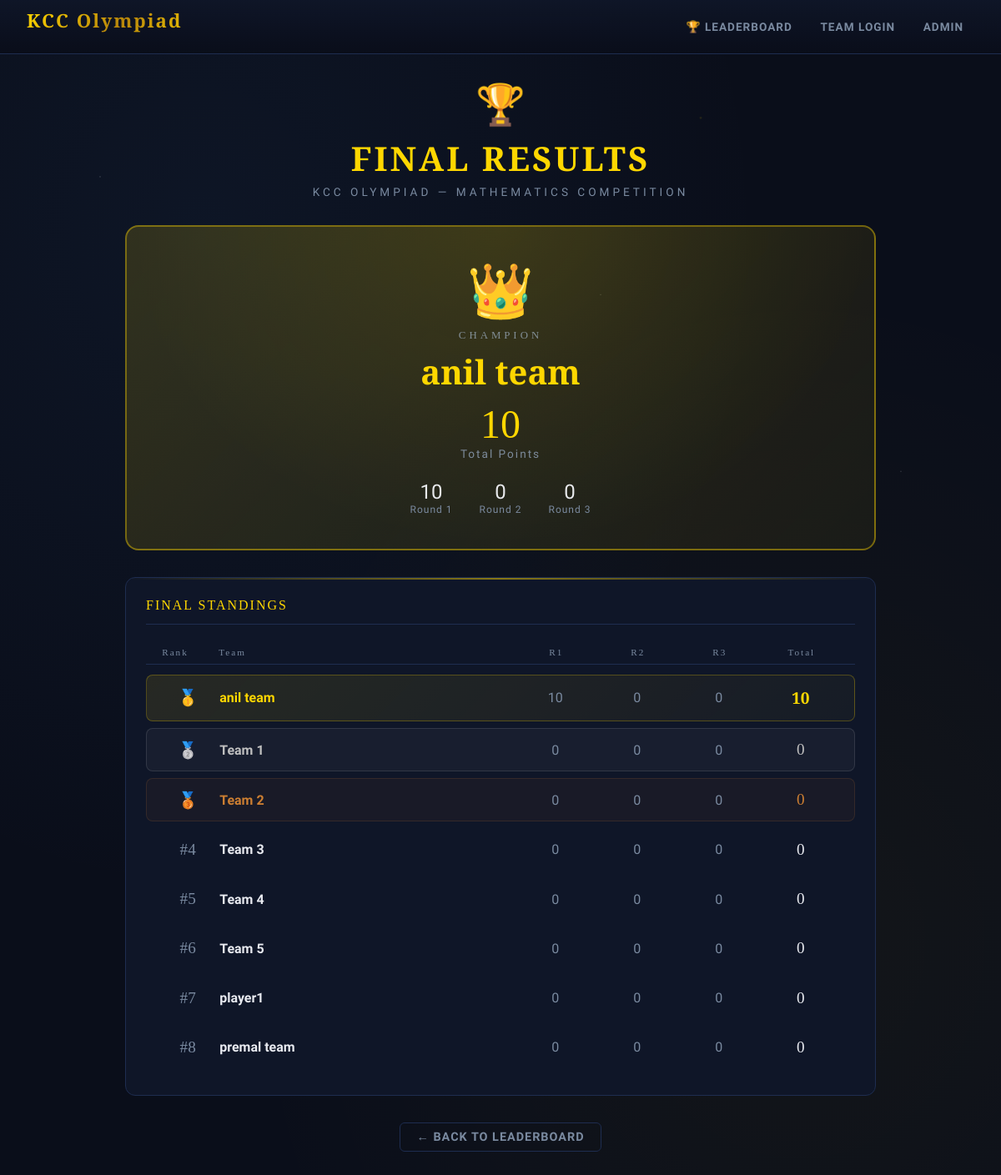
The app's page /results/ with its own data.
### myapp/models.py (models this page shows, shortened)
class Team(models.Model):
    name = models.CharField(max_length=100, unique=True)
    token = models.CharField(max_length=64, unique=True)
    is_active = models.BooleanField(default=True)
    created_at = models.DateTimeField(auto_now_add=True)
    def get_round_score(self, round_num):
        return sum(s.points for s in self.scores.filter(round=round_num))

### myapp/views.py (the view)
# urls.py: path('results/', views.final_results, name='final_results'),
def final_results(request):
    settings = CompetitionSettings.get_settings()
    teams = Team.objects.filter(is_active=True)
    leaderboard = []
    for team in teams:
        r1 = team.get_round_score(1)
        r2 = team.get_round_score(2)
        r3 = team.get_round_score(3)
        total = r1 + r2 + r3
        leaderboard.append({
            'team': team,
            'round1': r1,
            'round2': r2,
            'round3': r3,
            'total': total,
        })
    leaderboard.sort(key=lambda x: x['total'], reverse=True)
    for i, entry in enumerate(leaderboard):
        entry['rank'] = i + 1
    return render(request, 'final_results.html', {
        'leaderboard': leaderboard,
        'settings': settings,
        'winner': leaderboard[0] if leaderboard else None,
    })

### myapp/models.py (called while the page is built)
    @classmethod
    def get_settings(cls):
        obj, _ = cls.objects.get_or_create(pk=1)
        return obj

### myapp/templates/final_results.html (shortened to what this page needs)
{% extends 'base.html' %}
{% block content %}
<div style="max-width:900px;margin:0 auto;position:relative;z-index:1;">
  <div style="text-align:center;margin-bottom:2rem;">
    <div style="font-size:3rem;margin-bottom:0.5rem;">🏆</div>
    <h1 style="font-family:'Cinzel',serif;font-size:2.5rem;color:var(--gold);letter-spacing:3px;">FINAL RESULTS</h1>
    <p style="color:var(--muted);letter-spacing:4px;font-size:0.85rem;margin-top:0.3rem;">KCC OLYMPIAD — MATHEMATICS COMPETITION</p>
  </div>
  {% if winner %}
  <div class="winner-card">
    <div style="font-size:4rem;margin-bottom:0.5rem;">👑</div>
    <div style="font-family:'Cinzel',serif;font-size:0.8rem;letter-spacing:4px;color:var(--muted);text-transform:uppercase;margin-bottom:0.5rem;">Champion</div>
    <div style="font-family:'Cinzel',serif;font-size:2.5rem;font-weight:900;color:var(--gold);margin-bottom:0.5rem;">
      {{ winner.team.name }}
    </div>
    <div style="font-family:'Cinzel',serif;font-size:3rem;color:var(--gold);">{{ winner.total }}</div>
    <div style="color:var(--muted);font-size:0.85rem;letter-spacing:2px;">Total Points</div>
    <div style="display:flex;justify-content:center;gap:2rem;margin-top:1.5rem;">
      <div style="text-align:center;">
        <div style="font-size:1.5rem;color:var(--text);">{{ winner.round1 }}</div>
        <div style="font-size:0.75rem;color:var(--muted);letter-spacing:1px;">Round 1</div>
      </div>
      <div style="text-align:center;">
        <div style="font-size:1.5rem;color:var(--text);">{{ winner.round2 }}</div>
        <div style="font-size:0.75rem;color:var(--muted);letter-spacing:1px;">Round 2</div>
      </div>
      <div style="text-align:center;">
        <div style="font-size:1.5rem;color:var(--text);">{{ winner.round3 }}</div>
        <div style="font-size:0.75rem;color:var(--muted);letter-spacing:1px;">Round 3</div>
      </div>
    </div>
  </div>
  {% endif %}
  <div class="card">
    <div class="card-header">Final Standings</div>
    <div style="display:grid;grid-template-columns:60px 1fr repeat(4,90px);gap:0.5rem;
      padding:0.5rem 1.2rem;font-size:0.7rem;letter-spacing:2px;color:var(--muted);
      border-bottom:1px solid var(--border);margin-bottom:0.75rem;font-family:'Cinzel',serif;">
      <div>Rank</div><div>Team</div>
      <div style="text-align:center;">R1</div>
      <div style="text-align:center;">R2</div>
      <div style="text-align:center;">R3</div>
      <div style="text-align:center;">Total</div>
    </div>
    {% for entry in leaderboard %}
    <div class="podium-row" style="
      {% if entry.rank == 1 %}background:linear-gradient(135deg,rgba(255,215,0,0.1),rgba(255,215,0,0.03));border:1px solid rgba(255,215,0,0.25);
      {% elif entry.rank == 2 %}background:rgba(192,192,192,0.05);border:1px solid rgba(192,192,192,0.15);
      {% elif entry.rank == 3 %}background:rgba(205,127,50,0.05);border:1px solid rgba(205,127,50,0.15);
      {% else %}border:1px solid transparent;{% endif %}">
      <div style="font-family:'Cinzel',serif;font-size:1.2rem;text-align:center;">
        {% if entry.rank == 1 %}🥇
        {% elif entry.rank == 2 %}🥈
        {% elif entry.rank == 3 %}🥉
        {% else %}<span style="color:var(--muted);">#{{ entry.rank }}</span>
        {% endif %}
      </div>
      <div style="font-weight:700;
        {% if entry.rank == 1 %}color:var(--gold);
        {% elif entry.rank == 2 %}color:#C0C0C0;
        {% elif entry.rank == 3 %}color:#CD7F32;{% endif %}">
        {{ entry.team.name }}
      </div>
      <div style="text-align:center;color:var(--muted);">{{ entry.round1 }}</div>
      <div style="text-align:center;color:var(--muted);">{{ entry.round2 }}</div>
      <div style="text-align:center;color:var(--muted);">{{ entry.round3 }}</div>
      <div style="text-align:center;font-family:'Cinzel',serif;font-size:1.2rem;
        {% if entry.rank == 1 %}color:var(--gold);font-weight:700;
        {% elif entry.rank == 2 %}color:#C0C0C0;
        {% elif entry.rank == 3 %}color:#CD7F32;
        {% else %}color:var(--text);{% endif %}">
        {{ entry.total }}
      </div>
    </div>
    {% empty %}
    <div style="text-align:center;padding:3rem;color:var(--muted);">No results available</div>
    {% endfor %}
  </div>
  <div style="text-align:center;margin-top:2rem;">
    <a href="/leaderboard/" class="btn btn-outline">← Back to Leaderboard</a>
  </div>
</div>
{% endblock %}

### myapp/templates/base.html (style rules this page uses)
:root { --gold: #ffd700; --gold-dark: #b8860b; --gold-light: #fff0a0; --deep: #0a0e1a; --panel: #0f1628; --panel2: #141d35; --border: #1e2d50; --accent: #4a90e2; --success: #2ecc71; --danger: #e74c3c; --warning: #f39c12; --text: #e8eaf0; --muted: #7a8aa0; }
* { box-sizing: border-box; margin: 0; padding: 0; }
body { font-family: "Rajdhani", sans-serif; background: var(--deep); color: var(--text); min-height: 100vh; background-image: radial-gradient( ellipse at 20% 20%, rgba(74, 144, 226, 0.06) 0%, transparent 50% ), radial-gradient( ellipse at 80% 80%, rgba(255, 215, 0, 0.04) 0%, transparent 50% ); }
body::before { content: ""; position: fixed; inset: 0; background-image: radial-gradient( 1px 1px at 10% 15%, rgba(255, 255, 255, 0.3) 0%, transparent 100% ), radial-gradient( 1px 1px at 30% 60%, rgba(255, 255, 255, 0.2) 0%, transparent 100% ), radial-gradient( 1px 1px at 60% 25%, rgba(255, 255, 255, 0.25) 0%, transparent 100% ), radial-gradient( 1px 1px at 80% 70%, rgba(255, 255, 255, 0.15) 0%, transparent 100% ), radial-gradient( 1px 1px at 50% 90%, rgba(255, 255, 255, 0.2) 0%, transparent 100% ), radial-gradient( 1px 1px at 90% 40%, rgba(255, 255, 255, 0.25) 0%, transparent 100% ), radial-gradient( 2px 2px at 70% 10%, rgba(255, 215, 0, 0.15) 0%, transparent 100% ), radial-gradient( 2px 2px at 20% 80%, rgba(74, 144, 226, 0.1) 0%, transparent 100% ); pointer-events: none; z-index: 0; }
.card { background: var(--panel); border: 1px solid var(--border); border-radius: 12px; padding: 1.5rem; position: relative; overflow: hidden; }
.card::before { content: ""; position: absolute; top: 0; left: 0; right: 0; height: 2px; background: linear-gradient( 90deg, transparent, var(--gold), transparent ); opacity: 0.5; }
.card-header { font-family: "Cinzel", serif; font-size: 1rem; color: var(--gold); letter-spacing: 2px; text-transform: uppercase; margin-bottom: 1.2rem; padding-bottom: 0.8rem; border-bottom: 1px solid var(--border); }
.btn { display: inline-flex; align-items: center; gap: 0.4rem; padding: 0.5rem 1.2rem; border-radius: 6px; border: none; cursor: pointer; font-family: "Rajdhani", sans-serif; font-size: 0.9rem; font-weight: 700; letter-spacing: 1px; text-transform: uppercase; text-decoration: none; transition: all 0.2s; }
.btn-outline { background: transparent; border: 1px solid var(--border); color: var(--muted); }

### myapp/templates/final_results.html (style rules this page uses)
.winner-card { background: linear-gradient(135deg, rgba(255,215,0,0.15), rgba(255,215,0,0.05)); border: 2px solid rgba(255,215,0,0.4); border-radius: 16px; padding: 2.5rem; text-align: center; margin-bottom: 2rem; position: relative; overflow: hidden; }
.winner-card::before { content: ''; position: absolute; inset: 0; background: radial-gradient(ellipse at 50% 0%, rgba(255,215,0,0.1) 0%, transparent 70%); }
.podium-row { display: grid; grid-template-columns: 60px 1fr repeat(4, 90px); align-items: center; gap: 0.5rem; padding: 0.85rem 1.2rem; border-radius: 8px; margin-bottom: 0.5rem; }

### records on screen
Team: team.name "anil team", round1 "10", round2 "0", round3 "0", total "10"
Team: team.name "Team 1", round1 "0", round2 "0", round3 "0", total "0"
Team: team.name "Team 2", round1 "0", round2 "0", round3 "0", total "0"
Team: rank "4", team.name "Team 3", round1 "0", round2 "0", round3 "0", total "0"
Team: rank "5", team.name "Team 4", round1 "0", round2 "0", round3 "0", total "0"
Team: rank "6", team.name "Team 5", round1 "0", round2 "0", round3 "0", total "0"
Team: rank "7", team.name "player1", round1 "0", round2 "0", round3 "0", total "0"
Team: rank "8", team.name "premal team", round1 "0", round2 "0", round3 "0", total "0"

### other values on screen
{{ winner.total }} "10"
{{ winner.round1 }} "10"
{{ winner.round2 }} "0"
{{ winner.round3 }} "0"
